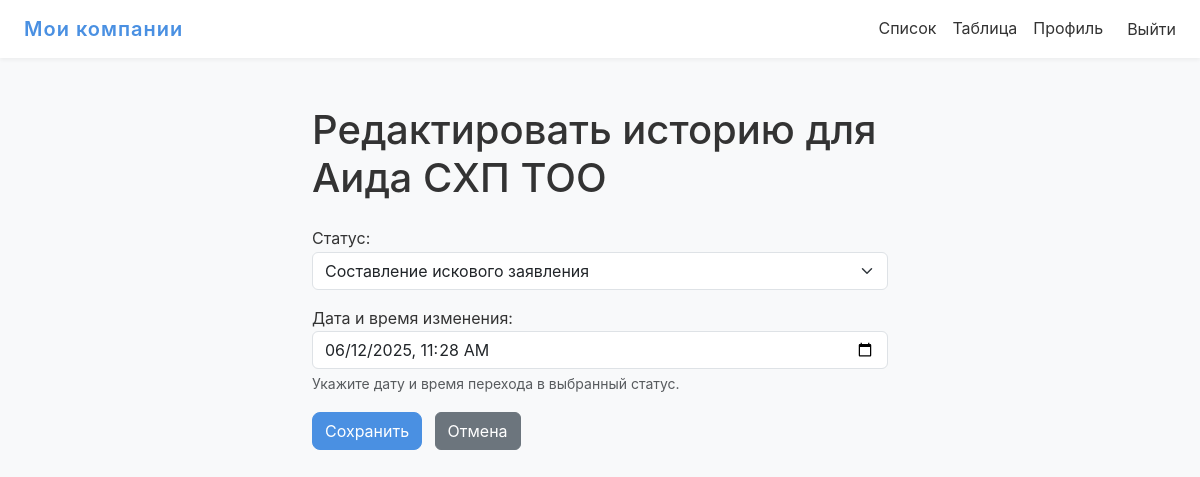
Screenshot of /history/139/edit/ (signed in) with the database file from the repository.
### main/models.py (models this page shows, shortened)
class CompanyStatusHistory(models.Model):
    company = models.ForeignKey(
        Company,
        on_delete=models.CASCADE,
        related_name="history",
        verbose_name="Компания"
    )
    status = models.ForeignKey(
        Status,
        on_delete=models.SET_NULL,
        null=True,
        blank=True,
        verbose_name="Статус"
    )
    changed_at = models.DateTimeField(
        "Дата и время смены",
        default=timezone.now,
        help_text="Когда был установлен этот статус"
    )
    is_paused = models.BooleanField(
        "На паузе",
        default=False,
        help_text="Флаг: этот этап приостановлен?"
    )
    paused_at = models.DateTimeField(
        "Когда поставили на паузу",
        null=True,
        blank=True,
        help_text="Если этап на паузе, когда именно он был поставлен на паузу"
    )
    class Meta:
        ordering = ["-changed_at"]
        verbose_name = "Запись истории статусов"
        verbose_name_plural = "История статусов"

### main/views.py (the view, shortened to what this page needs)
# urls.py: path('history/<int:history_id>/edit/', views.edit_status_history, name='edit_status_history'),
@login_required
def edit_status_history(request, history_id):
    if request.user.is_staff:
        h = get_object_or_404(CompanyStatusHistory, pk=history_id)
    old_status = h.status
    old_order = old_status.order if old_status else -1
    if request.method == 'POST':
        form = CompanyStatusHistoryForm(request.POST, instance=h)
        if form.is_valid():
            new_status = form.cleaned_data['status']
            new_order = new_status.order if new_status else -1
            if not request.user.is_staff and new_order < old_order:
                messages.error(request, "Вы не можете изменить запись истории на более ранний статус.")
                return redirect('main:company_detail', pk=h.company.pk)
            form.save()
            messages.success(request, "Запись истории успешно обновлена.")
            return redirect('main:company_detail', pk=h.company.pk)
    else:
        form = CompanyStatusHistoryForm(instance=h)
    return render(request, 'main/history_form.html', {
        'title': f'Редактировать историю для {h.company.name}',
        'form': form,
        'company': h.company,
    })

### main/forms.py
class CompanyStatusHistoryForm(forms.ModelForm):
    class Meta:
        model = CompanyStatusHistory
        fields = ['status', 'changed_at']
        widgets = {
            'status': forms.Select(attrs={'class': 'form-select'}),
            'changed_at': forms.DateTimeInput(
                attrs={'type': 'datetime-local', 'class': 'form-control'},
                format='%Y-%m-%dT%H:%M'
            ),
        }
        labels = {
            'status': 'Статус',
            'changed_at': 'Дата и время изменения',
        }
    def __init__(self, *args, **kwargs):
        super().__init__(*args, **kwargs)
        if self.instance and self.instance.changed_at:
            self.fields['changed_at'].initial = self.instance.changed_at.strftime('%Y-%m-%dT%H:%M')

### main/models.py (called while the page is built)
    def __str__(self):
        return self.name

### main/templates/main/history_form.html (shortened to what this page needs)
{% extends 'main/base.html' %}
{% block content %}
<div class="container py-4" style="max-width: 600px;">
  <h1 class="mb-4">{{ title }}</h1>
  <form method="post">
    <div class="mb-3">
      {{ form.status.label_tag }}
      {{ form.status }}
    </div>
    <div class="mb-3">
      {{ form.changed_at.label_tag }}
      {{ form.changed_at }}
      <div class="form-text">
        Укажите дату и время перехода в выбранный статус.
      </div>
    </div>
    <button type="submit" class="btn btn-primary">
      Сохранить
    </button>
    <a href="{% url 'main:company_detail' company.pk %}" class="btn btn-secondary ms-2">
      Отмена
    </a>
  </form>
</div>
{% endblock %}

### main/static/main/css/custom.css (style rules this page uses)
:root { --color-primary: #4a90e2; --color-secondary: #f5f7fa; --color-accent: #50e3c2; --color-danger: #dc3545; --color-warning: #f5a623; --color-success: #7ed321; --color-text: #333333; --radius-sm: 0.25rem; --radius: 0.5rem; --radius-lg: 0.75rem; --shadow-sm: 0 2px 4px rgba(0,0,0,0.05); --shadow-md: 0 4px 12px rgba(0,0,0,0.1); }
body { background-color: var(--color-secondary); color: var(--color-text); font-family: 'Inter', sans-serif; line-height: 1.6; }
.btn-primary { background-color: var(--color-primary); border-color: var(--color-primary); border-radius: var(--radius); transition: background-color 0.2s; }

### rows the page displays
CompanyStatusHistory: status "Составление искового заявления", changed_at "06/12/2025 11:28"

### other values shown
{{ title }} "Редактировать историю для Аида СХП ТОО"
